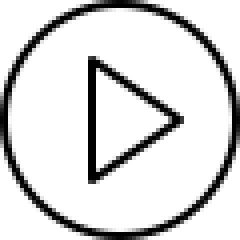
#> input picture src/images/play.png, 60 x 60 px (shown 4 times larger)
$ python application.py
#> lines starting #> are read from the running program, lines starting #| are printed output that depends on the picture
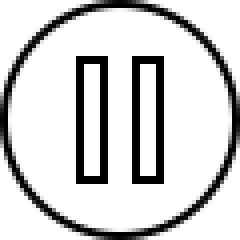
#> input picture src/images/stop.png, 60 x 60 px (shown 4 times larger)
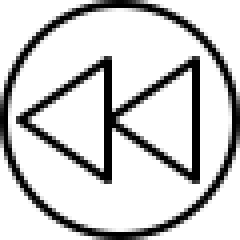
#> input picture src/images/back.png, 60 x 60 px (shown 4 times larger)
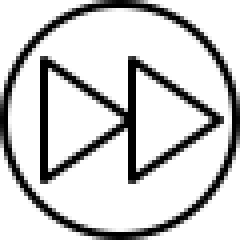
#> input picture src/images/next.png, 60 x 60 px (shown 4 times larger)
### src/layout.py
import matplotlib.pyplot as plt
from matplotlib.widgets import TextBox, Button, Slider


class Layout:

    def __init__(self):
        self.plot_width = 0.25
        self.controls_height = 0.06
        self.controls_width = 0.02
        self.controls_border = 0.02
        self.border = 0.05
        self.plot_y = self.border + self.border + 0.1
        self.plot_height = 1 - self.plot_y - self.border
        self.button_width = 0.1
        self.button_height = 0.05

        self.column_1 = self.border
        self.column_2 = self.column_1 + self.plot_width + self.border
        self.column_3 = self.column_2 + self.plot_width + self.border * 2
        self.column_4 = self.column_3 + self.button_width + self.border

        self.button_row_1 = 1 - self.border - self.button_height
        self.button_row_2 = self.button_row_1 - self.border*2 - self.button_height
        self.button_row_3 = self.button_row_2 - self.border*2 - self.button_height
        self.button_row_4 = self.button_row_3 - self.border*2 - self.button_height
        self.button_row_5 = self.button_row_4 - self.border*2 - self.button_height
        self.button_row_6 = self.button_row_5 - self.border*2 - self.button_height

        self.controls_stop = self.column_2 - self.border/2 + self.controls_border/2
        self.controls_play = self.controls_stop - self.controls_border - self.controls_width
        self.controls_back = self.controls_play - self.controls_border - self.controls_width
        self.controls_next = self.controls_stop + self.controls_border + self.controls_width

        self.fig = plt.figure(figsize=(15, 5))
        self.scatter_axis = self.fig.add_axes([self.column_1, self.plot_y, self.plot_width, self.plot_height])
        self.graph_axis = self.fig.add_axes([self.column_2, self.plot_y, self.plot_width, self.plot_height])

        self.button_back_ax = self.fig.add_axes([self.controls_back, self.border, self.controls_width, self.controls_height])
        self.button_play_ax = self.fig.add_axes([self.controls_play, self.border, self.controls_width, self.controls_height])
        self.button_stop_ax = self.fig.add_axes([self.controls_stop, self.border, self.controls_width, self.controls_height])
        self.button_next_ax = self.fig.add_axes([self.controls_next, self.border, self.controls_width, self.controls_height])

        self.button_01_ax = self.fig.add_axes([self.column_3, self.button_row_1, self.button_width, self.button_height])
        self.button_02_ax = self.fig.add_axes([self.column_3, self.button_row_2, self.button_width, self.button_height])
        self.button_03_ax = self.fig.add_axes([self.column_3, self.button_row_3, self.button_width, self.button_height])
        self.button_04_ax = self.fig.add_axes([self.column_3, self.button_row_4, self.button_width, self.button_height])
        self.button_05_ax = self.fig.add_axes([self.column_3, self.button_row_5, self.button_width, self.button_height])
        self.button_06_ax = self.fig.add_axes([self.column_3, self.button_row_6, self.button_width, self.button_height])

        self.button_11_ax = self.fig.add_axes([self.column_4, self.button_row_1, self.button_width, self.button_height])
        self.button_12_ax = self.fig.add_axes([self.column_4, self.button_row_2, self.button_width, self.button_height])
        self.button_13_ax = self.fig.add_axes([self.column_4, self.button_row_3, self.button_width, self.button_height])
        self.button_14_ax = self.fig.add_axes([self.column_4, self.button_row_4, self.button_width, self.button_height])
        self.button_15_ax = self.fig.add_axes([self.column_4, self.button_row_5, self.button_width, self.button_height])
        self.button_16_ax = self.fig.add_axes([self.column_4, self.button_row_6, self.button_width, self.button_height])

        self.button_back = Button(self.button_back_ax, image=Icons.BACK, label="")
        self.button_play = Button(self.button_play_ax, image=Icons.PLAY, label="")
        self.button_stop = Button(self.button_stop_ax, image=Icons.STOP, label="")
        self.button_next = Button(self.button_next_ax, image=Icons.NEXT, label="")
        self.button_back_ax.axis("off")  # hide the border
        self.button_play_ax.axis("off")  # hide the border
        self.button_stop_ax.axis("off")  # hide the border
        self.button_next_ax.axis("off")  # hide the border

#> (the run stopped early here; a loop or call above may not have finished)
